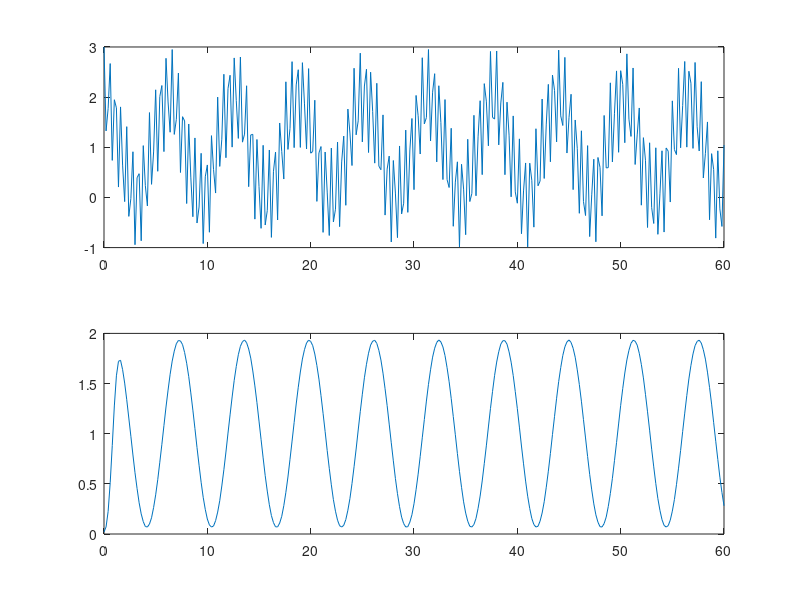

Write MATLAB code to recreate this figure.
n = 0:300;
T = 0.2;
% sampled input waveform x[n]
x = 1 + cos (T * n) + cos (20 * T * n);
% sampled output waveform y[n]
hd = [0.00682160223685108,0.0205455195681673,0.0620929929427971,0.124783664238318,0.182647739345040,0.206216963337653,0.182647739345040,0.124783664238318,0.0620929929427971,0.0205455195681673,0.00682160223685108];
%hd = [0.00875474290329771,0.0479488721685246,0.164024391089411,0.279271993838767,0.279271993838767,0.164024391089411,0.0479488721685246,0.00875474290329771];
y = filter(hd, 1, x);
% plot x(t)
t = 0:.1:30;
subplot (211);
plot(n*T, x);
subplot (212);
plot(n*T, y);